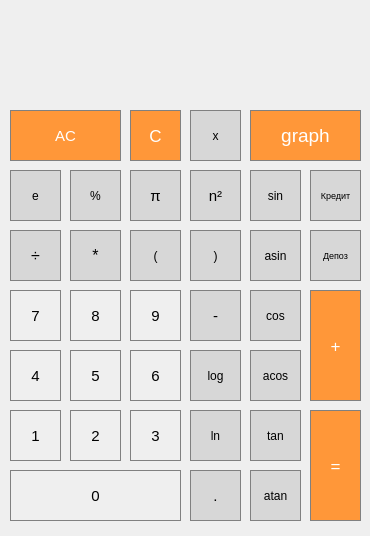
<?xml version="1.0" encoding="UTF-8"?>
<ui version="4.0">
 <class>MainWindow</class>
 <widget class="QMainWindow" name="MainWindow">
  <property name="geometry">
   <rect>
    <x>0</x>
    <y>0</y>
    <width>370</width>
    <height>536</height>
   </rect>
  </property>
  <property name="windowTitle">
   <string>MainWindow</string>
  </property>
  <property name="styleSheet">
   <string notr="true">QLabel {
  qproperty-alignment: 'AlignVCenter | AlignRight';
  border: 1px solid gray;
}

background-color : white;</string>
  </property>
  <widget class="QWidget" name="centralwidget">
   <widget class="QLabel" name="label">
    <property name="geometry">
     <rect>
      <x>10</x>
      <y>20</y>
      <width>351</width>
      <height>71</height>
     </rect>
    </property>
    <property name="font">
     <font>
      <pointsize>20</pointsize>
     </font>
    </property>
    <property name="layoutDirection">
     <enum>Qt::RightToLeft</enum>
    </property>
    <property name="styleSheet">
     <string notr="true">QLabel {
  qproperty-alignment: 'AlignVCenter | AlignRight';
  border: 1px solid gray;
}

background-color : white;</string>
    </property>
    <property name="text">
     <string/>
    </property>
    <property name="alignment">
     <set>Qt::AlignRight|Qt::AlignTrailing|Qt::AlignVCenter</set>
    </property>
   </widget>
   <widget class="QPushButton" name="pushButton_delete">
    <property name="geometry">
     <rect>
      <x>10</x>
      <y>110</y>
      <width>111</width>
      <height>51</height>
     </rect>
    </property>
    <property name="font">
     <font>
      <pointsize>11</pointsize>
     </font>
    </property>
    <property name="styleSheet">
     <string notr="true">QPushButton {
  background-color: rgb(255, 151, 57);
  color: white; 
  border: 1px solid gray;
}

QPushButton:pressed {
    background-color: qlineargradient(x1: 0, y1: 0, x2: 0, y2: 1,
                                      stop: 0 #FF7832, stop: 1 #FF9739);
}</string>
    </property>
    <property name="text">
     <string>AC</string>
    </property>
   </widget>
   <widget class="QPushButton" name="pushButton_x_graph">
    <property name="geometry">
     <rect>
      <x>190</x>
      <y>110</y>
      <width>51</width>
      <height>51</height>
     </rect>
    </property>
    <property name="styleSheet">
     <string notr="true">QPushButton {
  background-color: rgb(215, 215, 215);
  border: 1px solid gray;
  color: black;
}
QPushButton:pressed {
    background-color: qlineargradient(x1: 0, y1: 0, x2: 0, y2: 1,
                                      stop: 0 #BEBEBE, stop: 1 #D7D7D7);
    
}
</string>
    </property>
    <property name="text">
     <string>x</string>
    </property>
   </widget>
   <widget class="QPushButton" name="pushButton_del">
    <property name="geometry">
     <rect>
      <x>130</x>
      <y>110</y>
      <width>51</width>
      <height>51</height>
     </rect>
    </property>
    <property name="font">
     <font>
      <pointsize>13</pointsize>
     </font>
    </property>
    <property name="styleSheet">
     <string notr="true">QPushButton {
  background-color: rgb(255, 151, 57);
  color: white; 
  border: 1px solid gray;
}

QPushButton:pressed {
    background-color: qlineargradient(x1: 0, y1: 0, x2: 0, y2: 1,
                                      stop: 0 #FF7832, stop: 1 #FF9739);
}</string>
    </property>
    <property name="text">
     <string>C</string>
    </property>
   </widget>
   <widget class="QPushButton" name="pushButton_pow">
    <property name="geometry">
     <rect>
      <x>190</x>
      <y>170</y>
      <width>51</width>
      <height>51</height>
     </rect>
    </property>
    <property name="font">
     <font>
      <pointsize>11</pointsize>
     </font>
    </property>
    <property name="styleSheet">
     <string notr="true">QPushButton {
  background-color: rgb(215, 215, 215);
  border: 1px solid gray;
  color: black;
}
QPushButton:pressed {
    background-color: qlineargradient(x1: 0, y1: 0, x2: 0, y2: 1,
                                      stop: 0 #BEBEBE, stop: 1 #D7D7D7);
    
}
</string>
    </property>
    <property name="text">
     <string>n²</string>
    </property>
   </widget>
   <widget class="QPushButton" name="pushButton_graph">
    <property name="geometry">
     <rect>
      <x>250</x>
      <y>110</y>
      <width>111</width>
      <height>51</height>
     </rect>
    </property>
    <property name="font">
     <font>
      <pointsize>14</pointsize>
     </font>
    </property>
    <property name="styleSheet">
     <string notr="true">QPushButton {
  background-color: rgb(255, 151, 57);
  color: white; 
  border: 1px solid gray;
}

QPushButton:pressed {
    background-color: qlineargradient(x1: 0, y1: 0, x2: 0, y2: 1,
                                      stop: 0 #FF7832, stop: 1 #FF9739);
}</string>
    </property>
    <property name="text">
     <string>graph</string>
    </property>
   </widget>
   <widget class="QPushButton" name="pushButton_credit">
    <property name="geometry">
     <rect>
      <x>310</x>
      <y>170</y>
      <width>51</width>
      <height>51</height>
     </rect>
    </property>
    <property name="font">
     <font>
      <pointsize>7</pointsize>
     </font>
    </property>
    <property name="styleSheet">
     <string notr="true">QPushButton {
  background-color: rgb(215, 215, 215);
  border: 1px solid gray;
  color: black;
}
QPushButton:pressed {
    background-color: qlineargradient(x1: 0, y1: 0, x2: 0, y2: 1,
                                      stop: 0 #BEBEBE, stop: 1 #D7D7D7);
    
}
</string>
    </property>
    <property name="text">
     <string>Кредит</string>
    </property>
   </widget>
   <widget class="QPushButton" name="pushButton_sin">
    <property name="geometry">
     <rect>
      <x>250</x>
      <y>170</y>
      <width>51</width>
      <height>51</height>
     </rect>
    </property>
    <property name="styleSheet">
     <string notr="true">QPushButton {
  background-color: rgb(215, 215, 215);
  border: 1px solid gray;
  color: black;
}
QPushButton:pressed {
    background-color: qlineargradient(x1: 0, y1: 0, x2: 0, y2: 1,
                                      stop: 0 #BEBEBE, stop: 1 #D7D7D7);
    
}
</string>
    </property>
    <property name="text">
     <string>sin</string>
    </property>
   </widget>
   <widget class="QPushButton" name="pushButton_ostatok">
    <property name="geometry">
     <rect>
      <x>70</x>
      <y>170</y>
      <width>51</width>
      <height>51</height>
     </rect>
    </property>
    <property name="styleSheet">
     <string notr="true">QPushButton {
  background-color: rgb(215, 215, 215);
  border: 1px solid gray;
  color: black;
}
QPushButton:pressed {
    background-color: qlineargradient(x1: 0, y1: 0, x2: 0, y2: 1,
                                      stop: 0 #BEBEBE, stop: 1 #D7D7D7);
    
}
</string>
    </property>
    <property name="text">
     <string>%</string>
    </property>
   </widget>
   <widget class="QPushButton" name="pushButton_pi">
    <property name="geometry">
     <rect>
      <x>130</x>
      <y>170</y>
      <width>51</width>
      <height>51</height>
     </rect>
    </property>
    <property name="font">
     <font>
      <pointsize>11</pointsize>
     </font>
    </property>
    <property name="styleSheet">
     <string notr="true">QPushButton {
  background-color: rgb(215, 215, 215);
  border: 1px solid gray;
  color: black;
}
QPushButton:pressed {
    background-color: qlineargradient(x1: 0, y1: 0, x2: 0, y2: 1,
                                      stop: 0 #BEBEBE, stop: 1 #D7D7D7);
    
}
</string>
    </property>
    <property name="text">
     <string>π</string>
    </property>
   </widget>
   <widget class="QPushButton" name="button_e">
    <property name="geometry">
     <rect>
      <x>10</x>
      <y>170</y>
      <width>51</width>
      <height>51</height>
     </rect>
    </property>
    <property name="styleSheet">
     <string notr="true">QPushButton {
  background-color: rgb(215, 215, 215);
  border: 1px solid gray;
  color: black;
}
QPushButton:pressed {
    background-color: qlineargradient(x1: 0, y1: 0, x2: 0, y2: 1,
                                      stop: 0 #BEBEBE, stop: 1 #D7D7D7);
    
}
</string>
    </property>
    <property name="text">
     <string>e</string>
    </property>
   </widget>
   <widget class="QPushButton" name="pushButton_mul">
    <property name="geometry">
     <rect>
      <x>70</x>
      <y>230</y>
      <width>51</width>
      <height>51</height>
     </rect>
    </property>
    <property name="font">
     <font>
      <pointsize>12</pointsize>
     </font>
    </property>
    <property name="styleSheet">
     <string notr="true">QPushButton {
  background-color: rgb(215, 215, 215);
  border: 1px solid gray;
  color: black;
}
QPushButton:pressed {
    background-color: qlineargradient(x1: 0, y1: 0, x2: 0, y2: 1,
                                      stop: 0 #BEBEBE, stop: 1 #D7D7D7);
    
}
</string>
    </property>
    <property name="text">
     <string>*</string>
    </property>
   </widget>
   <widget class="QPushButton" name="pushButton_div">
    <property name="geometry">
     <rect>
      <x>10</x>
      <y>230</y>
      <width>51</width>
      <height>51</height>
     </rect>
    </property>
    <property name="font">
     <font>
      <pointsize>12</pointsize>
     </font>
    </property>
    <property name="styleSheet">
     <string notr="true">QPushButton {
  background-color: rgb(215, 215, 215);
  border: 1px solid gray;
  color: black;
}
QPushButton:pressed {
    background-color: qlineargradient(x1: 0, y1: 0, x2: 0, y2: 1,
                                      stop: 0 #BEBEBE, stop: 1 #D7D7D7);
    
}
</string>
    </property>
    <property name="text">
     <string>÷</string>
    </property>
   </widget>
   <widget class="QPushButton" name="pushButton_19">
    <property name="geometry">
     <rect>
      <x>310</x>
      <y>230</y>
      <width>51</width>
      <height>51</height>
     </rect>
    </property>
    <property name="font">
     <font>
      <pointsize>7</pointsize>
     </font>
    </property>
    <property name="styleSheet">
     <string notr="true">QPushButton {
  background-color: rgb(215, 215, 215);
  border: 1px solid gray;
  color: black;
}
QPushButton:pressed {
    background-color: qlineargradient(x1: 0, y1: 0, x2: 0, y2: 1,
                                      stop: 0 #BEBEBE, stop: 1 #D7D7D7);
    
}
</string>
    </property>
    <property name="text">
     <string>Депоз</string>
    </property>
   </widget>
   <widget class="QPushButton" name="pushButton_leftBrick">
    <property name="geometry">
     <rect>
      <x>130</x>
      <y>230</y>
      <width>51</width>
      <height>51</height>
     </rect>
    </property>
    <property name="styleSheet">
     <string notr="true">QPushButton {
  background-color: rgb(215, 215, 215);
  border: 1px solid gray;
  color: black;
}
QPushButton:pressed {
    background-color: qlineargradient(x1: 0, y1: 0, x2: 0, y2: 1,
                                      stop: 0 #BEBEBE, stop: 1 #D7D7D7);
    
}
</string>
    </property>
    <property name="text">
     <string>(</string>
    </property>
   </widget>
   <widget class="QPushButton" name="pushButton_asin">
    <property name="geometry">
     <rect>
      <x>250</x>
      <y>230</y>
      <width>51</width>
      <height>51</height>
     </rect>
    </property>
    <property name="styleSheet">
     <string notr="true">QPushButton {
  background-color: rgb(215, 215, 215);
  border: 1px solid gray;
  color: black;
}
QPushButton:pressed {
    background-color: qlineargradient(x1: 0, y1: 0, x2: 0, y2: 1,
                                      stop: 0 #BEBEBE, stop: 1 #D7D7D7);
    
}
</string>
    </property>
    <property name="text">
     <string>asin</string>
    </property>
   </widget>
   <widget class="QPushButton" name="pushButton_rightBrick">
    <property name="geometry">
     <rect>
      <x>190</x>
      <y>230</y>
      <width>51</width>
      <height>51</height>
     </rect>
    </property>
    <property name="styleSheet">
     <string notr="true">QPushButton {
  background-color: rgb(215, 215, 215);
  border: 1px solid gray;
  color: black;
}
QPushButton:pressed {
    background-color: qlineargradient(x1: 0, y1: 0, x2: 0, y2: 1,
                                      stop: 0 #BEBEBE, stop: 1 #D7D7D7);
    
}
</string>
    </property>
    <property name="text">
     <string>)</string>
    </property>
   </widget>
   <widget class="QPushButton" name="pushButton_8">
    <property name="geometry">
     <rect>
      <x>70</x>
      <y>290</y>
      <width>51</width>
      <height>51</height>
     </rect>
    </property>
    <property name="font">
     <font>
      <pointsize>11</pointsize>
     </font>
    </property>
    <property name="styleSheet">
     <string notr="true">QPushButton {
   border: 1px solid gray;
}
QPushButton:pressed {
    background-color: qlineargradient(x1: 0, y1: 0, x2: 0, y2: 1,
                                      stop: 0 #dadbde, stop: 1 #f6f7fa);
}</string>
    </property>
    <property name="text">
     <string>8</string>
    </property>
   </widget>
   <widget class="QPushButton" name="pushButton_7">
    <property name="geometry">
     <rect>
      <x>10</x>
      <y>290</y>
      <width>51</width>
      <height>51</height>
     </rect>
    </property>
    <property name="font">
     <font>
      <pointsize>11</pointsize>
     </font>
    </property>
    <property name="styleSheet">
     <string notr="true">QPushButton {
   border: 1px solid gray;
}
QPushButton:pressed {
    background-color: qlineargradient(x1: 0, y1: 0, x2: 0, y2: 1,
                                      stop: 0 #dadbde, stop: 1 #f6f7fa);
}</string>
    </property>
    <property name="text">
     <string>7</string>
    </property>
   </widget>
   <widget class="QPushButton" name="pushButton_9">
    <property name="geometry">
     <rect>
      <x>130</x>
      <y>290</y>
      <width>51</width>
      <height>51</height>
     </rect>
    </property>
    <property name="font">
     <font>
      <pointsize>11</pointsize>
     </font>
    </property>
    <property name="styleSheet">
     <string notr="true">QPushButton {
   border: 1px solid gray;
}
QPushButton:pressed {
    background-color: qlineargradient(x1: 0, y1: 0, x2: 0, y2: 1,
                                      stop: 0 #dadbde, stop: 1 #f6f7fa);
}</string>
    </property>
    <property name="text">
     <string>9</string>
    </property>
   </widget>
   <widget class="QPushButton" name="pushButton_cos">
    <property name="geometry">
     <rect>
      <x>250</x>
      <y>290</y>
      <width>51</width>
      <height>51</height>
     </rect>
    </property>
    <property name="styleSheet">
     <string notr="true">QPushButton {
  background-color: rgb(215, 215, 215);
  border: 1px solid gray;
  color: black;
}
QPushButton:pressed {
    background-color: qlineargradient(x1: 0, y1: 0, x2: 0, y2: 1,
                                      stop: 0 #BEBEBE, stop: 1 #D7D7D7);
    
}
</string>
    </property>
    <property name="text">
     <string>cos</string>
    </property>
   </widget>
   <widget class="QPushButton" name="pushButton_minus">
    <property name="geometry">
     <rect>
      <x>190</x>
      <y>290</y>
      <width>51</width>
      <height>51</height>
     </rect>
    </property>
    <property name="font">
     <font>
      <pointsize>11</pointsize>
     </font>
    </property>
    <property name="styleSheet">
     <string notr="true">QPushButton {
  background-color: rgb(215, 215, 215);
  border: 1px solid gray;
  color: black;
}
QPushButton:pressed {
    background-color: qlineargradient(x1: 0, y1: 0, x2: 0, y2: 1,
                                      stop: 0 #BEBEBE, stop: 1 #D7D7D7);
    
}
</string>
    </property>
    <property name="text">
     <string>-</string>
    </property>
   </widget>
   <widget class="QPushButton" name="pushButton_5">
    <property name="geometry">
     <rect>
      <x>70</x>
      <y>350</y>
      <width>51</width>
      <height>51</height>
     </rect>
    </property>
    <property name="font">
     <font>
      <pointsize>11</pointsize>
     </font>
    </property>
    <property name="styleSheet">
     <string notr="true">QPushButton {
   border: 1px solid gray;
}
QPushButton:pressed {
    background-color: qlineargradient(x1: 0, y1: 0, x2: 0, y2: 1,
                                      stop: 0 #dadbde, stop: 1 #f6f7fa);
}</string>
    </property>
    <property name="text">
     <string>5</string>
    </property>
   </widget>
   <widget class="QPushButton" name="pushButton_4">
    <property name="geometry">
     <rect>
      <x>10</x>
      <y>350</y>
      <width>51</width>
      <height>51</height>
     </rect>
    </property>
    <property name="font">
     <font>
      <pointsize>11</pointsize>
     </font>
    </property>
    <property name="styleSheet">
     <string notr="true">QPushButton {
   border: 1px solid gray;
}
QPushButton:pressed {
    background-color: qlineargradient(x1: 0, y1: 0, x2: 0, y2: 1,
                                      stop: 0 #dadbde, stop: 1 #f6f7fa);
}</string>
    </property>
    <property name="text">
     <string>4</string>
    </property>
   </widget>
   <widget class="QPushButton" name="pushButton_plus">
    <property name="geometry">
     <rect>
      <x>310</x>
      <y>290</y>
      <width>51</width>
      <height>111</height>
     </rect>
    </property>
    <property name="font">
     <font>
      <pointsize>13</pointsize>
     </font>
    </property>
    <property name="styleSheet">
     <string notr="true">QPushButton {
  background-color: rgb(255, 151, 57);
  color: white; 
  border: 1px solid gray;
}

QPushButton:pressed {
    background-color: qlineargradient(x1: 0, y1: 0, x2: 0, y2: 1,
                                      stop: 0 #FF7832, stop: 1 #FF9739);
}</string>
    </property>
    <property name="text">
     <string>+</string>
    </property>
   </widget>
   <widget class="QPushButton" name="pushButton_6">
    <property name="geometry">
     <rect>
      <x>130</x>
      <y>350</y>
      <width>51</width>
      <height>51</height>
     </rect>
    </property>
    <property name="font">
     <font>
      <pointsize>11</pointsize>
     </font>
    </property>
    <property name="styleSheet">
     <string notr="true">QPushButton {
   border: 1px solid gray;
}
QPushButton:pressed {
    background-color: qlineargradient(x1: 0, y1: 0, x2: 0, y2: 1,
                                      stop: 0 #dadbde, stop: 1 #f6f7fa);
}</string>
    </property>
    <property name="text">
     <string>6</string>
    </property>
   </widget>
   <widget class="QPushButton" name="pushButton_acos">
    <property name="geometry">
     <rect>
      <x>250</x>
      <y>350</y>
      <width>51</width>
      <height>51</height>
     </rect>
    </property>
    <property name="styleSheet">
     <string notr="true">QPushButton {
  background-color: rgb(215, 215, 215);
  border: 1px solid gray;
  color: black;
}
QPushButton:pressed {
    background-color: qlineargradient(x1: 0, y1: 0, x2: 0, y2: 1,
                                      stop: 0 #BEBEBE, stop: 1 #D7D7D7);
    
}
</string>
    </property>
    <property name="text">
     <string>acos</string>
    </property>
   </widget>
   <widget class="QPushButton" name="pushButton_log">
    <property name="geometry">
     <rect>
      <x>190</x>
      <y>350</y>
      <width>51</width>
      <height>51</height>
     </rect>
    </property>
    <property name="styleSheet">
     <string notr="true">QPushButton {
  background-color: rgb(215, 215, 215);
  border: 1px solid gray;
  color: black;
}
QPushButton:pressed {
    background-color: qlineargradient(x1: 0, y1: 0, x2: 0, y2: 1,
                                      stop: 0 #BEBEBE, stop: 1 #D7D7D7);
    
}
</string>
    </property>
    <property name="text">
     <string>log</string>
    </property>
   </widget>
   <widget class="QPushButton" name="pushButton_2">
    <property name="geometry">
     <rect>
      <x>70</x>
      <y>410</y>
      <width>51</width>
      <height>51</height>
     </rect>
    </property>
    <property name="font">
     <font>
      <pointsize>11</pointsize>
     </font>
    </property>
    <property name="styleSheet">
     <string notr="true">QPushButton {
   border: 1px solid gray;
}
QPushButton:pressed {
    background-color: qlineargradient(x1: 0, y1: 0, x2: 0, y2: 1,
                                      stop: 0 #dadbde, stop: 1 #f6f7fa);
}</string>
    </property>
    <property name="text">
     <string>2</string>
    </property>
   </widget>
   <widget class="QPushButton" name="pushButton_1">
    <property name="geometry">
     <rect>
      <x>10</x>
      <y>410</y>
      <width>51</width>
      <height>51</height>
     </rect>
    </property>
    <property name="font">
     <font>
      <pointsize>11</pointsize>
     </font>
    </property>
    <property name="styleSheet">
     <string notr="true">QPushButton {
   border: 1px solid gray;
}
QPushButton:pressed {
    background-color: qlineargradient(x1: 0, y1: 0, x2: 0, y2: 1,
                                      stop: 0 #dadbde, stop: 1 #f6f7fa);
}</string>
    </property>
    <property name="text">
     <string>1</string>
    </property>
   </widget>
   <widget class="QPushButton" name="pushButton_3">
    <property name="geometry">
     <rect>
      <x>130</x>
      <y>410</y>
      <width>51</width>
      <height>51</height>
     </rect>
    </property>
    <property name="font">
     <font>
      <pointsize>11</pointsize>
     </font>
    </property>
    <property name="styleSheet">
     <string notr="true">QPushButton {
   border: 1px solid gray;
}
QPushButton:pressed {
    background-color: qlineargradient(x1: 0, y1: 0, x2: 0, y2: 1,
                                      stop: 0 #dadbde, stop: 1 #f6f7fa);
}</string>
    </property>
    <property name="text">
     <string>3</string>
    </property>
   </widget>
   <widget class="QPushButton" name="pushButton_tan">
    <property name="geometry">
     <rect>
      <x>250</x>
      <y>410</y>
      <width>51</width>
      <height>51</height>
     </rect>
    </property>
    <property name="styleSheet">
     <string notr="true">QPushButton {
  background-color: rgb(215, 215, 215);
  border: 1px solid gray;
  color: black;
}
QPushButton:pressed {
    background-color: qlineargradient(x1: 0, y1: 0, x2: 0, y2: 1,
                                      stop: 0 #BEBEBE, stop: 1 #D7D7D7);
    
}
</string>
    </property>
    <property name="text">
     <string>tan</string>
    </property>
   </widget>
   <widget class="QPushButton" name="pushButton_ln">
    <property name="geometry">
     <rect>
      <x>190</x>
      <y>410</y>
      <width>51</width>
      <height>51</height>
     </rect>
    </property>
    <property name="styleSheet">
     <string notr="true">QPushButton {
  background-color: rgb(215, 215, 215);
  border: 1px solid gray;
  color: black;
}
QPushButton:pressed {
    background-color: qlineargradient(x1: 0, y1: 0, x2: 0, y2: 1,
                                      stop: 0 #BEBEBE, stop: 1 #D7D7D7);
    
}
</string>
    </property>
    <property name="text">
     <string>ln</string>
    </property>
   </widget>
   <widget class="QPushButton" name="pushButton_0">
    <property name="geometry">
     <rect>
      <x>10</x>
      <y>470</y>
      <width>171</width>
      <height>51</height>
     </rect>
    </property>
    <property name="font">
     <font>
      <pointsize>11</pointsize>
     </font>
    </property>
    <property name="styleSheet">
     <string notr="true">QPushButton {
   border: 1px solid gray;
}
QPushButton:pressed {
    background-color: qlineargradient(x1: 0, y1: 0, x2: 0, y2: 1,
                                      stop: 0 #dadbde, stop: 1 #f6f7fa);
}</string>
    </property>
    <property name="text">
     <string>0</string>
    </property>
   </widget>
   <widget class="QPushButton" name="pushButton_enter">
    <property name="geometry">
     <rect>
      <x>310</x>
      <y>410</y>
      <width>51</width>
      <height>111</height>
     </rect>
    </property>
    <property name="font">
     <font>
      <pointsize>13</pointsize>
     </font>
    </property>
    <property name="styleSheet">
     <string notr="true">QPushButton {
  background-color: rgb(255, 151, 57);
  color: white; 
  border: 1px solid gray;
}

QPushButton:pressed {
    background-color: qlineargradient(x1: 0, y1: 0, x2: 0, y2: 1,
                                      stop: 0 #FF7832, stop: 1 #FF9739);
}</string>
    </property>
    <property name="text">
     <string>=</string>
    </property>
   </widget>
   <widget class="QPushButton" name="pushButton_atan">
    <property name="geometry">
     <rect>
      <x>250</x>
      <y>470</y>
      <width>51</width>
      <height>51</height>
     </rect>
    </property>
    <property name="styleSheet">
     <string notr="true">QPushButton {
  background-color: rgb(215, 215, 215);
  border: 1px solid gray;
  color: black;
}
QPushButton:pressed {
    background-color: qlineargradient(x1: 0, y1: 0, x2: 0, y2: 1,
                                      stop: 0 #BEBEBE, stop: 1 #D7D7D7);
    
}
</string>
    </property>
    <property name="text">
     <string>atan</string>
    </property>
   </widget>
   <widget class="QPushButton" name="pushButton_dot">
    <property name="geometry">
     <rect>
      <x>190</x>
      <y>470</y>
      <width>51</width>
      <height>51</height>
     </rect>
    </property>
    <property name="font">
     <font>
      <pointsize>11</pointsize>
     </font>
    </property>
    <property name="styleSheet">
     <string notr="true">QPushButton {
  background-color: rgb(215, 215, 215);
  border: 1px solid gray;
  color: black;
}
QPushButton:pressed {
    background-color: qlineargradient(x1: 0, y1: 0, x2: 0, y2: 1,
                                      stop: 0 #BEBEBE, stop: 1 #D7D7D7);
    
}
</string>
    </property>
    <property name="text">
     <string>.</string>
    </property>
   </widget>
  </widget>
 </widget>
 <resources/>
 <connections/>
</ui>
